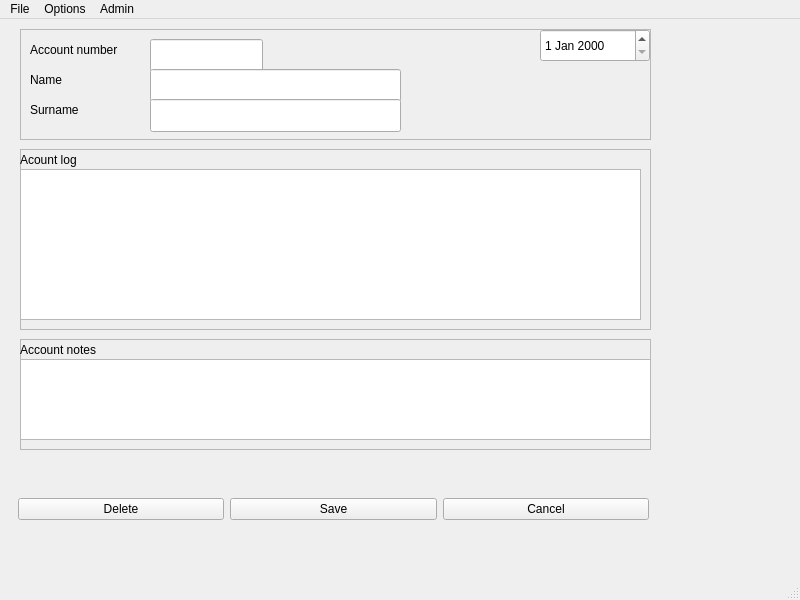
<?xml version="1.0" encoding="UTF-8"?>
<ui version="4.0">
 <class>MainWindow</class>
 <widget class="QMainWindow" name="MainWindow">
  <property name="geometry">
   <rect>
    <x>0</x>
    <y>0</y>
    <width>800</width>
    <height>600</height>
   </rect>
  </property>
  <property name="windowTitle">
   <string>MainWindow</string>
  </property>
  <widget class="QWidget" name="centralwidget">
   <widget class="QFrame" name="frame">
    <property name="geometry">
     <rect>
      <x>20</x>
      <y>10</y>
      <width>631</width>
      <height>111</height>
     </rect>
    </property>
    <property name="frameShape">
     <enum>QFrame::StyledPanel</enum>
    </property>
    <property name="frameShadow">
     <enum>QFrame::Raised</enum>
    </property>
    <widget class="QLabel" name="label">
     <property name="geometry">
      <rect>
       <x>10</x>
       <y>10</y>
       <width>121</width>
       <height>21</height>
      </rect>
     </property>
     <property name="text">
      <string>Account number</string>
     </property>
    </widget>
    <widget class="QLabel" name="label_2">
     <property name="geometry">
      <rect>
       <x>10</x>
       <y>40</y>
       <width>69</width>
       <height>21</height>
      </rect>
     </property>
     <property name="text">
      <string>Name</string>
     </property>
    </widget>
    <widget class="QLabel" name="label_3">
     <property name="geometry">
      <rect>
       <x>10</x>
       <y>70</y>
       <width>69</width>
       <height>21</height>
      </rect>
     </property>
     <property name="text">
      <string>Surname</string>
     </property>
    </widget>
    <widget class="QLineEdit" name="lineEdit">
     <property name="geometry">
      <rect>
       <x>130</x>
       <y>10</y>
       <width>113</width>
       <height>33</height>
      </rect>
     </property>
    </widget>
    <widget class="QLineEdit" name="lineEdit_2">
     <property name="geometry">
      <rect>
       <x>130</x>
       <y>40</y>
       <width>251</width>
       <height>33</height>
      </rect>
     </property>
    </widget>
    <widget class="QLineEdit" name="lineEdit_3">
     <property name="geometry">
      <rect>
       <x>130</x>
       <y>70</y>
       <width>251</width>
       <height>33</height>
      </rect>
     </property>
    </widget>
    <widget class="QDateEdit" name="dateEdit">
     <property name="geometry">
      <rect>
       <x>520</x>
       <y>0</y>
       <width>110</width>
       <height>33</height>
      </rect>
     </property>
    </widget>
   </widget>
   <widget class="QFrame" name="frame_2">
    <property name="geometry">
     <rect>
      <x>20</x>
      <y>320</y>
      <width>631</width>
      <height>111</height>
     </rect>
    </property>
    <property name="frameShape">
     <enum>QFrame::StyledPanel</enum>
    </property>
    <property name="frameShadow">
     <enum>QFrame::Raised</enum>
    </property>
    <widget class="QLabel" name="label_4">
     <property name="geometry">
      <rect>
       <x>0</x>
       <y>0</y>
       <width>131</width>
       <height>21</height>
      </rect>
     </property>
     <property name="text">
      <string>Account notes</string>
     </property>
    </widget>
    <widget class="QTextEdit" name="textEdit">
     <property name="geometry">
      <rect>
       <x>0</x>
       <y>20</y>
       <width>631</width>
       <height>81</height>
      </rect>
     </property>
    </widget>
   </widget>
   <widget class="QFrame" name="frame_3">
    <property name="geometry">
     <rect>
      <x>20</x>
      <y>130</y>
      <width>631</width>
      <height>181</height>
     </rect>
    </property>
    <property name="frameShape">
     <enum>QFrame::StyledPanel</enum>
    </property>
    <property name="frameShadow">
     <enum>QFrame::Raised</enum>
    </property>
    <widget class="QLabel" name="label_5">
     <property name="geometry">
      <rect>
       <x>0</x>
       <y>0</y>
       <width>131</width>
       <height>21</height>
      </rect>
     </property>
     <property name="text">
      <string>Acount log</string>
     </property>
    </widget>
    <widget class="QTableView" name="tableView">
     <property name="geometry">
      <rect>
       <x>0</x>
       <y>20</y>
       <width>621</width>
       <height>151</height>
      </rect>
     </property>
    </widget>
   </widget>
   <widget class="QWidget" name="horizontalLayoutWidget">
    <property name="geometry">
     <rect>
      <x>18</x>
      <y>450</y>
      <width>631</width>
      <height>80</height>
     </rect>
    </property>
    <layout class="QHBoxLayout" name="horizontalLayout">
     <item>
      <widget class="QPushButton" name="pushButton_2">
       <property name="text">
        <string>Delete</string>
       </property>
       <attribute name="buttonGroup">
        <string notr="true">buttonGroup</string>
       </attribute>
      </widget>
     </item>
     <item>
      <widget class="QPushButton" name="pushButton">
       <property name="text">
        <string>Save</string>
       </property>
       <attribute name="buttonGroup">
        <string notr="true">buttonGroup</string>
       </attribute>
      </widget>
     </item>
     <item>
      <widget class="QPushButton" name="pushButton_3">
       <property name="text">
        <string>Cancel</string>
       </property>
       <attribute name="buttonGroup">
        <string notr="true">buttonGroup</string>
       </attribute>
      </widget>
     </item>
    </layout>
   </widget>
  </widget>
  <widget class="QMenuBar" name="menubar">
   <property name="geometry">
    <rect>
     <x>0</x>
     <y>0</y>
     <width>800</width>
     <height>27</height>
    </rect>
   </property>
   <widget class="QMenu" name="menuFile">
    <property name="title">
     <string>File</string>
    </property>
    <addaction name="actionNew"/>
    <addaction name="actionOpen"/>
    <addaction name="actionSave"/>
    <addaction name="actionExit"/>
    <addaction name="actionDelete"/>
    <addaction name="actionClose"/>
   </widget>
   <widget class="QMenu" name="menuOptions">
    <property name="title">
     <string>Options</string>
    </property>
    <addaction name="actionLocal_opstions"/>
    <addaction name="actionGlobal_options"/>
   </widget>
   <widget class="QMenu" name="menuAdmin">
    <property name="title">
     <string>Admin</string>
    </property>
    <addaction name="actionBackup"/>
    <addaction name="actionRestore"/>
    <addaction name="actionAcoounts"/>
   </widget>
   <addaction name="menuFile"/>
   <addaction name="menuOptions"/>
   <addaction name="menuAdmin"/>
  </widget>
  <widget class="QStatusBar" name="statusbar"/>
  <action name="actionNew">
   <property name="text">
    <string>New</string>
   </property>
  </action>
  <action name="actionOpen">
   <property name="text">
    <string>Open</string>
   </property>
  </action>
  <action name="actionSave">
   <property name="text">
    <string>Save</string>
   </property>
  </action>
  <action name="actionExit">
   <property name="text">
    <string>Exit</string>
   </property>
  </action>
  <action name="actionDelete">
   <property name="text">
    <string>Delete</string>
   </property>
  </action>
  <action name="actionClose">
   <property name="text">
    <string>Close</string>
   </property>
  </action>
  <action name="actionLocal_opstions">
   <property name="text">
    <string>Local opstions</string>
   </property>
  </action>
  <action name="actionGlobal_options">
   <property name="text">
    <string>Global options</string>
   </property>
  </action>
  <action name="actionBackup">
   <property name="text">
    <string>Backup</string>
   </property>
  </action>
  <action name="actionRestore">
   <property name="text">
    <string>Restore</string>
   </property>
  </action>
  <action name="actionAcoounts">
   <property name="text">
    <string>Acoounts</string>
   </property>
  </action>
 </widget>
 <tabstops>
  <tabstop>lineEdit</tabstop>
  <tabstop>lineEdit_2</tabstop>
  <tabstop>lineEdit_3</tabstop>
  <tabstop>dateEdit</tabstop>
  <tabstop>tableView</tabstop>
  <tabstop>textEdit</tabstop>
  <tabstop>pushButton_2</tabstop>
  <tabstop>pushButton</tabstop>
  <tabstop>pushButton_3</tabstop>
 </tabstops>
 <resources/>
 <connections>
  <connection>
   <sender>pushButton_2</sender>
   <signal>clicked()</signal>
   <receiver>MainWindow</receiver>
   <slot>close()</slot>
   <hints>
    <hint type="sourcelabel">
     <x>100</x>
     <y>514</y>
    </hint>
    <hint type="destinationlabel">
     <x>207</x>
     <y>549</y>
    </hint>
   </hints>
  </connection>
  <connection>
   <sender>pushButton</sender>
   <signal>clicked()</signal>
   <receiver>MainWindow</receiver>
   <slot>close()</slot>
   <hints>
    <hint type="sourcelabel">
     <x>347</x>
     <y>513</y>
    </hint>
    <hint type="destinationlabel">
     <x>387</x>
     <y>560</y>
    </hint>
   </hints>
  </connection>
  <connection>
   <sender>pushButton_3</sender>
   <signal>clicked()</signal>
   <receiver>MainWindow</receiver>
   <slot>close()</slot>
   <hints>
    <hint type="sourcelabel">
     <x>584</x>
     <y>514</y>
    </hint>
    <hint type="destinationlabel">
     <x>593</x>
     <y>556</y>
    </hint>
   </hints>
  </connection>
 </connections>
 <buttongroups>
  <buttongroup name="buttonGroup"/>
 </buttongroups>
</ui>
